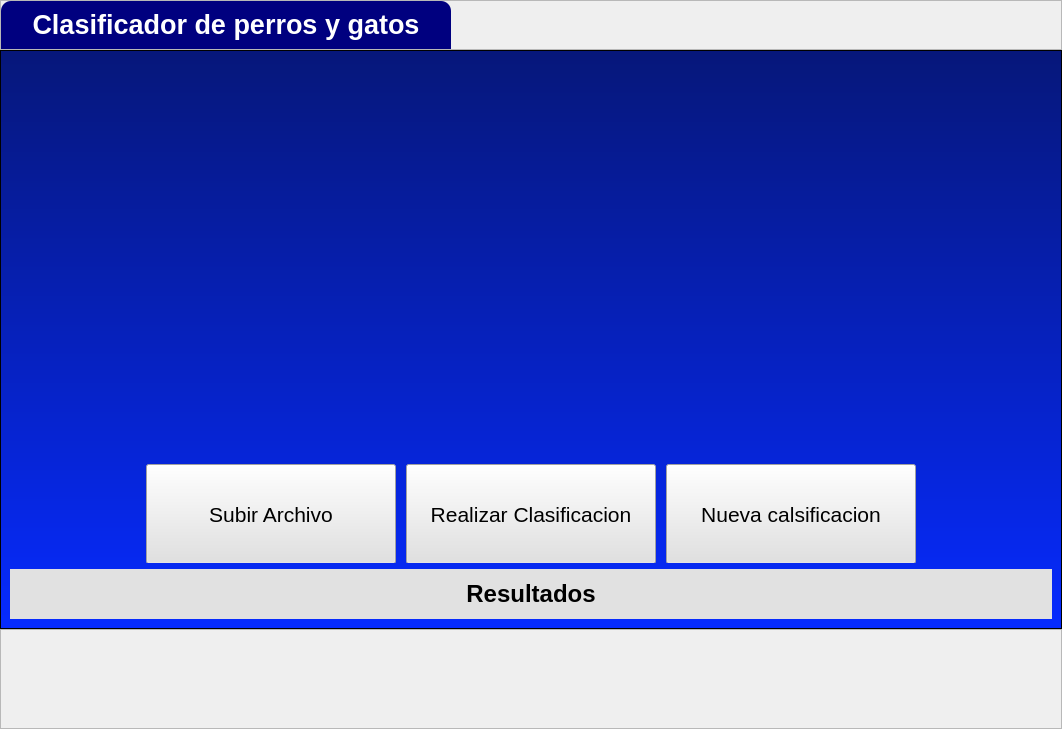
<?xml version="1.0" encoding="UTF-8"?>
<ui version="4.0">
 <class>MainWindow</class>
 <widget class="QMainWindow" name="MainWindow">
  <property name="geometry">
   <rect>
    <x>0</x>
    <y>0</y>
    <width>1062</width>
    <height>729</height>
   </rect>
  </property>
  <property name="windowTitle">
   <string>MainWindow</string>
  </property>
  <widget class="QWidget" name="centralwidget">
   <layout class="QVBoxLayout" name="verticalLayout">
    <property name="spacing">
     <number>0</number>
    </property>
    <property name="leftMargin">
     <number>0</number>
    </property>
    <property name="topMargin">
     <number>0</number>
    </property>
    <property name="rightMargin">
     <number>0</number>
    </property>
    <property name="bottomMargin">
     <number>0</number>
    </property>
    <item>
     <widget class="QFrame" name="frame">
      <property name="maximumSize">
       <size>
        <width>16777215</width>
        <height>50</height>
       </size>
      </property>
      <property name="frameShape">
       <enum>QFrame::StyledPanel</enum>
      </property>
      <property name="frameShadow">
       <enum>QFrame::Raised</enum>
      </property>
      <layout class="QHBoxLayout" name="horizontalLayout">
       <property name="leftMargin">
        <number>0</number>
       </property>
       <property name="topMargin">
        <number>0</number>
       </property>
       <property name="rightMargin">
        <number>0</number>
       </property>
       <property name="bottomMargin">
        <number>0</number>
       </property>
       <item>
        <widget class="QLabel" name="label_2">
         <property name="minimumSize">
          <size>
           <width>450</width>
           <height>0</height>
          </size>
         </property>
         <property name="maximumSize">
          <size>
           <width>16777215</width>
           <height>16777215</height>
          </size>
         </property>
         <property name="styleSheet">
          <string notr="true">background-color: rgb(0, 0, 127);
border-top-left-radius: 10px;
border-top-right-radius: 10px;</string>
         </property>
         <property name="text">
          <string>&lt;html&gt;&lt;head/&gt;&lt;body&gt;&lt;p align=&quot;center&quot;&gt;&lt;span style=&quot; font-size:20pt; font-weight:600; color:#ffffff;&quot;&gt;Clasificador de perros y gatos&lt;/span&gt;&lt;/p&gt;&lt;/body&gt;&lt;/html&gt;</string>
         </property>
        </widget>
       </item>
       <item>
        <spacer name="horizontalSpacer_2">
         <property name="orientation">
          <enum>Qt::Horizontal</enum>
         </property>
         <property name="sizeHint" stdset="0">
          <size>
           <width>40</width>
           <height>20</height>
          </size>
         </property>
        </spacer>
       </item>
       <item>
        <widget class="QLabel" name="label">
         <property name="minimumSize">
          <size>
           <width>50</width>
           <height>0</height>
          </size>
         </property>
         <property name="maximumSize">
          <size>
           <width>50</width>
           <height>50</height>
          </size>
         </property>
         <property name="styleSheet">
          <string notr="true">border-image: url(:/cct/imgs/logo_app.png);</string>
         </property>
         <property name="text">
          <string/>
         </property>
        </widget>
       </item>
      </layout>
     </widget>
    </item>
    <item>
     <widget class="QFrame" name="frame_3">
      <property name="styleSheet">
       <string notr="true">background-color: qlineargradient(spread:pad, x1:1, y1:1, x2:1, y2:0, stop:0 rgba(6, 43, 255, 255), stop:1 rgba(6, 23, 122, 255));</string>
      </property>
      <property name="frameShape">
       <enum>QFrame::StyledPanel</enum>
      </property>
      <property name="frameShadow">
       <enum>QFrame::Raised</enum>
      </property>
      <layout class="QVBoxLayout" name="verticalLayout_2">
       <item>
        <widget class="QFrame" name="frame_5">
         <property name="styleSheet">
          <string notr="true">QFrame {
	background-color: rgb(255, 255, 255,0);
}</string>
         </property>
         <property name="frameShape">
          <enum>QFrame::StyledPanel</enum>
         </property>
         <property name="frameShadow">
          <enum>QFrame::Raised</enum>
         </property>
         <layout class="QHBoxLayout" name="horizontalLayout_4">
          <item>
           <spacer name="horizontalSpacer_3">
            <property name="orientation">
             <enum>Qt::Horizontal</enum>
            </property>
            <property name="sizeHint" stdset="0">
             <size>
              <width>412</width>
              <height>20</height>
             </size>
            </property>
           </spacer>
          </item>
          <item>
           <widget class="QLabel" name="image">
            <property name="minimumSize">
             <size>
              <width>100</width>
              <height>100</height>
             </size>
            </property>
            <property name="text">
             <string/>
            </property>
            <property name="pixmap">
             <pixmap resource="no_image.qrc">:/cct/imgs/no_image.png</pixmap>
            </property>
            <property name="alignment">
             <set>Qt::AlignCenter</set>
            </property>
           </widget>
          </item>
          <item>
           <spacer name="horizontalSpacer_4">
            <property name="orientation">
             <enum>Qt::Horizontal</enum>
            </property>
            <property name="sizeHint" stdset="0">
             <size>
              <width>412</width>
              <height>20</height>
             </size>
            </property>
           </spacer>
          </item>
         </layout>
        </widget>
       </item>
       <item>
        <widget class="QFrame" name="frame_4">
         <property name="maximumSize">
          <size>
           <width>16777215</width>
           <height>100</height>
          </size>
         </property>
         <property name="styleSheet">
          <string notr="true">QFrame{
	background-color: rgb(255, 255, 255,0);
}</string>
         </property>
         <property name="frameShape">
          <enum>QFrame::StyledPanel</enum>
         </property>
         <property name="frameShadow">
          <enum>QFrame::Raised</enum>
         </property>
         <layout class="QHBoxLayout" name="horizontalLayout_3">
          <property name="spacing">
           <number>10</number>
          </property>
          <property name="leftMargin">
           <number>0</number>
          </property>
          <property name="topMargin">
           <number>0</number>
          </property>
          <property name="rightMargin">
           <number>0</number>
          </property>
          <property name="bottomMargin">
           <number>0</number>
          </property>
          <item>
           <spacer name="horizontalSpacer_5">
            <property name="orientation">
             <enum>Qt::Horizontal</enum>
            </property>
            <property name="sizeHint" stdset="0">
             <size>
              <width>40</width>
              <height>20</height>
             </size>
            </property>
           </spacer>
          </item>
          <item>
           <widget class="QPushButton" name="upload">
            <property name="minimumSize">
             <size>
              <width>250</width>
              <height>100</height>
             </size>
            </property>
            <property name="font">
             <font>
              <pointsize>16</pointsize>
             </font>
            </property>
            <property name="styleSheet">
             <string notr="true">QPushButton{
	background-color: rgb(225, 225, 225);
}</string>
            </property>
            <property name="text">
             <string>Subir Archivo</string>
            </property>
           </widget>
          </item>
          <item>
           <widget class="QPushButton" name="inference">
            <property name="minimumSize">
             <size>
              <width>250</width>
              <height>100</height>
             </size>
            </property>
            <property name="font">
             <font>
              <pointsize>16</pointsize>
             </font>
            </property>
            <property name="styleSheet">
             <string notr="true">QPushButton{
	background-color: rgb(225, 225, 225);
}</string>
            </property>
            <property name="text">
             <string>Realizar Clasificacion</string>
            </property>
           </widget>
          </item>
          <item>
           <widget class="QPushButton" name="new_classification">
            <property name="minimumSize">
             <size>
              <width>250</width>
              <height>100</height>
             </size>
            </property>
            <property name="font">
             <font>
              <pointsize>16</pointsize>
             </font>
            </property>
            <property name="styleSheet">
             <string notr="true">QPushButton{
	background-color: rgb(225, 225, 225);
}</string>
            </property>
            <property name="text">
             <string>Nueva calsificacion</string>
            </property>
           </widget>
          </item>
          <item>
           <spacer name="horizontalSpacer_6">
            <property name="orientation">
             <enum>Qt::Horizontal</enum>
            </property>
            <property name="sizeHint" stdset="0">
             <size>
              <width>40</width>
              <height>20</height>
             </size>
            </property>
           </spacer>
          </item>
         </layout>
        </widget>
       </item>
       <item>
        <widget class="QLabel" name="result">
         <property name="maximumSize">
          <size>
           <width>16777215</width>
           <height>50</height>
          </size>
         </property>
         <property name="font">
          <font>
           <pointsize>18</pointsize>
           <weight>75</weight>
           <bold>true</bold>
          </font>
         </property>
         <property name="styleSheet">
          <string notr="true">QLabel{
	
	background-color: rgb(225, 225, 225);
}</string>
         </property>
         <property name="text">
          <string>&lt;html&gt;&lt;head/&gt;&lt;body&gt;&lt;p align=&quot;center&quot;&gt;&lt;span style=&quot; font-size:18pt; font-weight:600;&quot;&gt;Resultados&lt;/span&gt;&lt;/p&gt;&lt;/body&gt;&lt;/html&gt;</string>
         </property>
        </widget>
       </item>
      </layout>
     </widget>
    </item>
    <item>
     <widget class="QFrame" name="frame_2">
      <property name="maximumSize">
       <size>
        <width>16777215</width>
        <height>100</height>
       </size>
      </property>
      <property name="frameShape">
       <enum>QFrame::StyledPanel</enum>
      </property>
      <property name="frameShadow">
       <enum>QFrame::Raised</enum>
      </property>
      <layout class="QHBoxLayout" name="horizontalLayout_2">
       <item>
        <widget class="QLabel" name="label_3">
         <property name="minimumSize">
          <size>
           <width>250</width>
           <height>0</height>
          </size>
         </property>
         <property name="styleSheet">
          <string notr="true">border-image: url(:/cct/imgs/LOGO UIS_PNG.png);</string>
         </property>
         <property name="text">
          <string/>
         </property>
        </widget>
       </item>
       <item>
        <spacer name="horizontalSpacer">
         <property name="orientation">
          <enum>Qt::Horizontal</enum>
         </property>
         <property name="sizeHint" stdset="0">
          <size>
           <width>40</width>
           <height>20</height>
          </size>
         </property>
        </spacer>
       </item>
       <item>
        <widget class="QLabel" name="label_4">
         <property name="minimumSize">
          <size>
           <width>300</width>
           <height>0</height>
          </size>
         </property>
         <property name="styleSheet">
          <string notr="true">border-image: url(:/cct/imgs/tecnoparque.png);</string>
         </property>
         <property name="text">
          <string/>
         </property>
        </widget>
       </item>
      </layout>
     </widget>
    </item>
   </layout>
  </widget>
 </widget>
 <resources>
  <include location="logo.qrc"/>
  <include location="no_image.qrc"/>
  <include location="aciv.qrc"/>
  <include location="tecnoparque.qrc"/>
 </resources>
 <connections/>
</ui>
